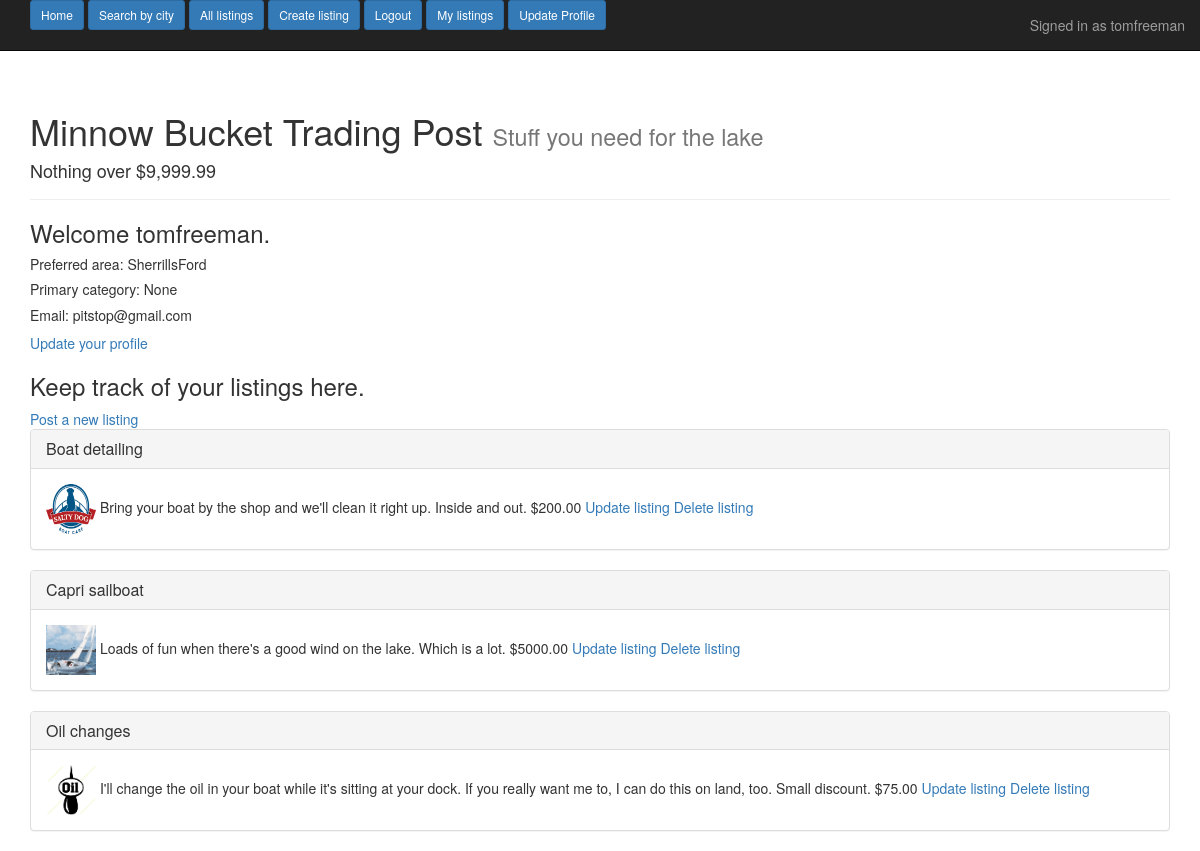
The page /accounts/profile/ (signed in) on the database its author committed.
### main_app/models.py (models this page shows, shortened)
class TraderProfile(models.Model):
    user = models.OneToOneField('auth.User')
    preferred_location = models.ForeignKey(Location, null=True, blank=True)
    primary_category = models.ForeignKey(Category, null=True, blank=True)
    email_address = models.EmailField(max_length=45, null=True, blank=True)
    logo = models.ImageField(upload_to='logo_images', null=True, blank=True, verbose_name='Upload a logo')

class Location(models.Model):
    city_choice = models.CharField(max_length=20)
    def __str__(self):
        return self.city_choice

class Listing(models.Model):
    title = models.CharField(max_length=40)
    description = models.TextField()
    price = models.DecimalField(max_digits=6, decimal_places=2)
    photo = models.ImageField(upload_to='listing_photos', null=True, blank=True, verbose_name='Upload a photo')
    city = models.ForeignKey(Location)
    seller = models.ForeignKey(User)
    created = models.DateTimeField(auto_now_add=True)
    pick_category = models.ForeignKey(Category)
    class Meta:
        ordering = ['-created']
    @property
    def photo_url(self):
        if self.photo:
            return self.photo.url
        return 'http://sport.ngmnexpo.com/cliparts/2015/02/1344144.jpg'

### main_app/views.py (the view)
# urls.py: url(r'^accounts/profile/$', AccountProfileView.as_view(), name='account_profile_view'),
class AccountProfileView(ListView):
    model = Listing
    template_name = 'listing_list.html'
    def get_queryset(self):
        return Listing.objects.filter(seller=self.request.user)

### templates/main_app/listing_list.html
{% extends "base.html" %}
{% block content %}
  <h3>Welcome {{ request.user }}. </h3>
  <h5>Preferred area: {{ request.user.traderprofile.preferred_location }}</h5>
  <h5>Primary category: {{ request.user.traderprofile.primary_category }}</h5>
  <h5>Email: {{ request.user.traderprofile.email_address }}</h5>
  <a href="{% url 'trader_profile_update_view' %}">Update your profile</a>
  <h3>Keep track of your listings here. </h3>
  <a href="{% url 'listing_create_view' %}">Post a new listing</a>
    {% for object in object_list %}
      <div class="panel panel-default">
        <div class="panel-heading">
          <h3 class="panel-title">{{ object.title }}</h3>
        </div>
        <div class="panel-body">
            <img class='small' src="{{ object.photo_url }}" alt="" />
            {{ object.description }}
            ${{ object.price }}
            <a href="{% url 'listing_update_view' object.pk %}">Update listing</a>
            <a href="{% url 'listing_delete_view' object.pk %}">Delete listing</a>
        </div>
      </div>
    {% endfor %}
{% endblock %}

### templates/base.html (shortened to what this page needs)
{% load staticfiles %}
<!DOCTYPE html>
<html>
  <head>
    <link rel="stylesheet" href="{% static 'main_app/css/bootstrap.css' %}" media="screen" title="bootstrap" charset="utf-8">
    <link rel="stylesheet" href="{% static 'main_app/css/main.css' %}" >
  </head>
  <body>
    <nav class="navbar navbar-inverse navbar-static-top">
        <div class="container">
              <a class="btn btn-primary btn-sm" href="{% url 'index_view' %}">Home</a>
              <a class="btn btn-primary btn-sm" href="{% url 'city_list_view' %}">Search by city</a>
              <a class="btn btn-primary btn-sm" href="{% url 'full_list_view' %}">All listings</a>
            {% if request.user.is_authenticated %}
              <a class="btn btn-primary btn-sm" href="{% url 'listing_create_view' %}">Create listing</a>
              <a class="btn btn-primary btn-sm" href="{% url 'logout' %}?next=/">Logout</a>
              <a class="btn btn-primary btn-sm" href="{% url 'account_profile_view' %}">My listings</a>
              <a class="btn btn-primary btn-sm" href="{% url 'trader_profile_update_view' %}">Update Profile</a>
              <p class="navbar-text navbar-right">Signed in as <a href="#" class="navbar-link">{{ request.user }}</a></p>
            {% else %}
              <a class="btn btn-primary btn-sm" href="{% url 'login' %}">Sign in</a>
              <a class="btn btn-primary btn-sm" href="{% url 'create_account_view' %}">Create Account</a>
            {% endif %}
        </div>
    </nav>
    <div class='container'>
    <div class="page-header">
      <h1>Minnow Bucket Trading Post <small>Stuff you need for the lake</small></h1>
      <h4>Nothing over $9,999.99</h4>
    </div>
    {% block content %}{% endblock %}
    </div>
  </body>
</html>

### main_app/static/main_app/css/main.css (style rules this page uses)
.small { width: 50px; height: 50px; }

### rows shown on the page
Listing: title "Boat detailing", photo_url (picture), description "Bring your boat by the shop and we'll clean it right up. Inside and out.", price "200.00"
Listing: title "Capri sailboat", photo_url (picture), description "Loads of fun when there's a good wind on the lake. Which is a lot.", price "5000.00"
Listing: title "Oil changes", photo_url (picture), description "I'll change the oil in your boat while it's sitting at your dock. If you really want me to, I can do this on land, too. Small discount.", price "75.00"

### other values the page prints
{{ request.user }} "tomfreeman"
{{ request.user.traderprofile.preferred_location }} "SherrillsFord"
{{ request.user.traderprofile.primary_category }} "None"
{{ request.user.traderprofile.email_address }} "pitstop@gmail.com"
